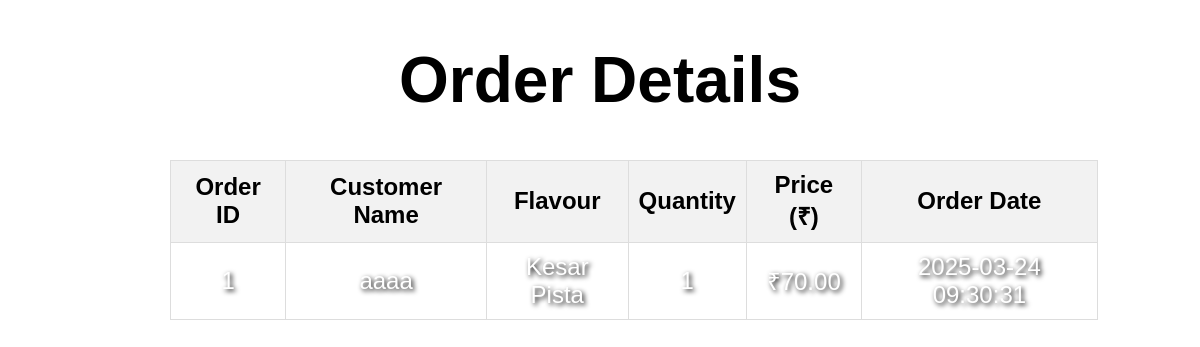
The page /view_orders.php on the database its author committed.
### tables this page shows
CREATE TABLE `orders` (
  `id` int(11) NOT NULL,
  `customer_name` varchar(100) NOT NULL,
  `flavor` varchar(50) NOT NULL,
  `quantity` int(11) NOT NULL,
  `price` decimal(10,2) NOT NULL,
  `order_date` timestamp NOT NULL DEFAULT current_timestamp()
);

### view_orders.php (the view, shortened to what this page needs)
<!DOCTYPE html>
<html lang="en">
<head>
    <link rel="stylesheet" href="view.css">
</head>
<body>
    <h1>Order Details</h1>
    <table>
        <thead>
            <tr>
                <th>Order ID</th>
                <th>Customer Name</th>
                <th>Flavour</th>
                <th>Quantity</th>
                <th>Price (₹)</th>
                <th>Order Date</th>
            </tr>
        </thead>
        <tbody>
            <?php
            $servername = "localhost";
            $username = "root";
            $password = "";
            $dbname = "icecream_parlor";
            $conn = new mysqli($servername, $username, $password, $dbname);
            $sql = "SELECT * FROM orders ORDER BY order_date DESC";
            $result = $conn->query($sql);
            if ($result->num_rows > 0) {
                while ($row = $result->fetch_assoc()) {
                    echo "<tr>";
                    echo "<td>" . $row['id'] . "</td>";
                    echo "<td>" . $row['customer_name'] . "</td>";
                    echo "<td>" . $row['flavor'] . "</td>";
                    echo "<td>" . $row['quantity'] . "</td>";
                    echo "<td>₹" . $row['price'] . "</td>";
                    echo "<td>" . $row['order_date'] . "</td>";
                    echo "</tr>";
                }
            } else {
                echo "<tr><td colspan='6' style='text-align: center;'>No orders found.</td></tr>";
            }
            ?>
        </tbody>
    </table>
</body>
</html>

### view.css (style rules this page uses)
body { font-family: Arial, sans-serif; background-image: url('images/adminbg1.jpeg'); background-size: cover; background-position: center; background-attachment: fixed; margin: 20px; }
h1 { text-align: center; font-size: 4rem; text-size-adjust: 200px; }
table { width: 80%; margin-left: 150px; background:transparent; backdrop-filter: blur(10px); border-collapse: collapse; margin-top: 20px; }
table, th, td { text-align: center; font-size: 1.5rem; border: 1px solid #ddd; }
th, td { padding: 10px; text-align: center; }
th { background-color: #f2f2f2; }
td { color: white; text-shadow: 2px 2px 5px rgba(0, 0, 0, 3.8); }

### rows shown on the page
orders: id "1", customer_name "aaaa", flavor "Kesar Pista", quantity "1", price "70.00", order_date "2025-03-24 09:30:31"
